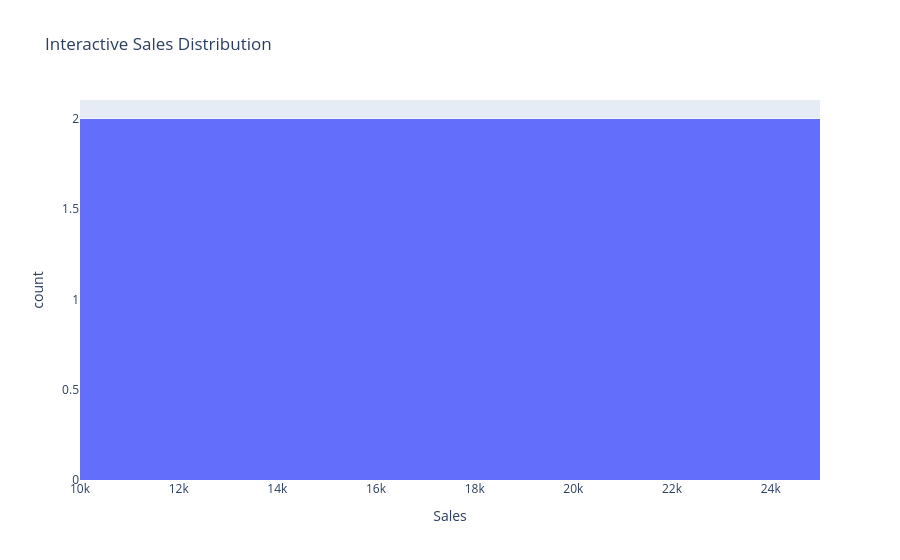

Source (notebook cell):
### Code cell
fig = px.histogram(
    df,
    x='Sales',
    nbins=5,
    title='Interactive Sales Distribution'
)
fig.show()

### Figure 1 — Plotly figure (JSON) as saved in the notebook; plotly's stock layout.template omitted (floating-point values rounded to 4 significant figures)
{"data": [{"bingroup": "x", "hovertemplate": "Sales=%{x}<br>count=%{y}<extra></extra>", "legendgroup": "", "marker": {"color": "#636efa", "pattern": {"shape": ""}}, "name": "", "nbinsx": 5, "orientation": "v", "showlegend": false, "type": "histogram", "x": [12000, 15000, 18000, 14000, 20000, 22000], "xaxis": "x", "yaxis": "y"}], "layout": {"barmode": "relative", "legend": {"tracegroupgap": 0}, "title": {"text": "Interactive Sales Distribution"}, "xaxis": {"anchor": "y", "domain": [0, 1], "title": {"text": "Sales"}}, "yaxis": {"anchor": "x", "domain": [0, 1], "title": {"text": "count"}}}}
